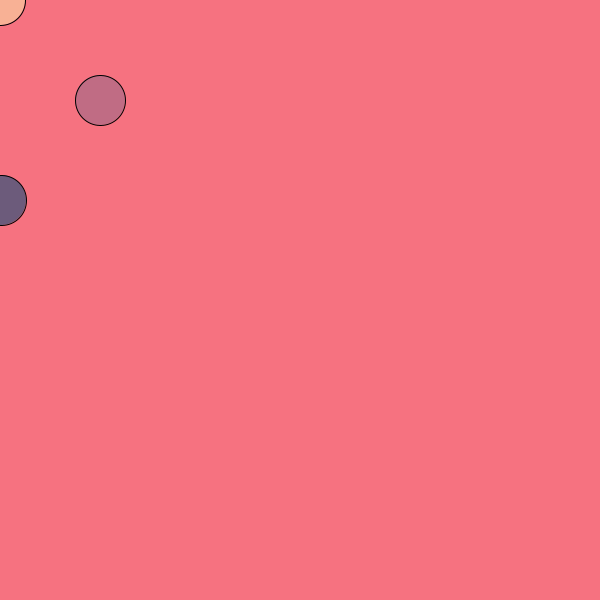
Frame 1 (no input)
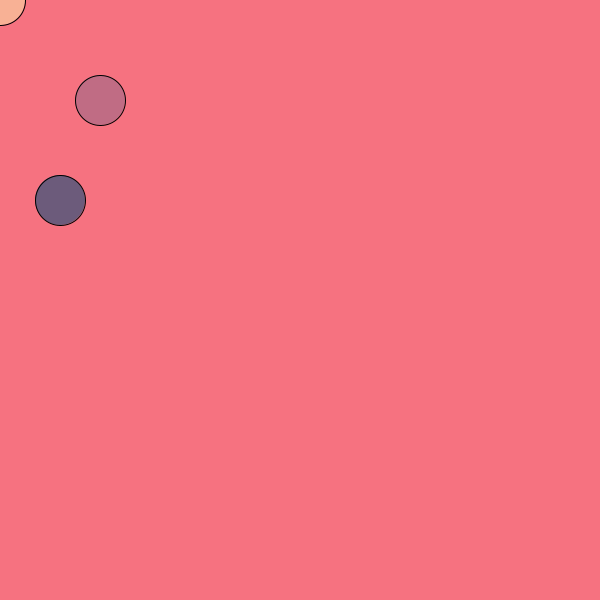
Frame 60 (the mouse pressed at the canvas centre just before this capture)
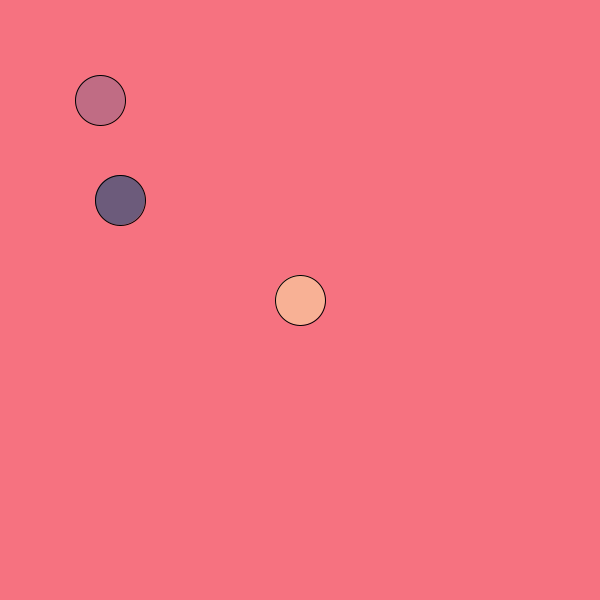
Frame 120 (the mouse held since frame 60 and released just before this capture)

The Processing sketch that drew these frames (run headless with seeded random() and noise(); from frame 60 on, the mouse is pressed at the canvas centre):

// Processing sketch: S05_Draw_Loop
// ── S05_Draw_Loop.pde
void setup(){
  size(600, 600);
}

void draw(){
  background(#F67280);
  
  // Draw a "static" circle
  fill(#C06C84);
  ellipse(100, 100, 50, 50);    
  
  // Draw an animated circle, using the number of frames as the x position
  fill(#6C5B7B);
  ellipse(frameCount, 200, 50, 50); 
  
  // "Follow" the mouse
  fill(#F8B195);
  ellipse(mouseX, mouseY, 50, 50);   
}
